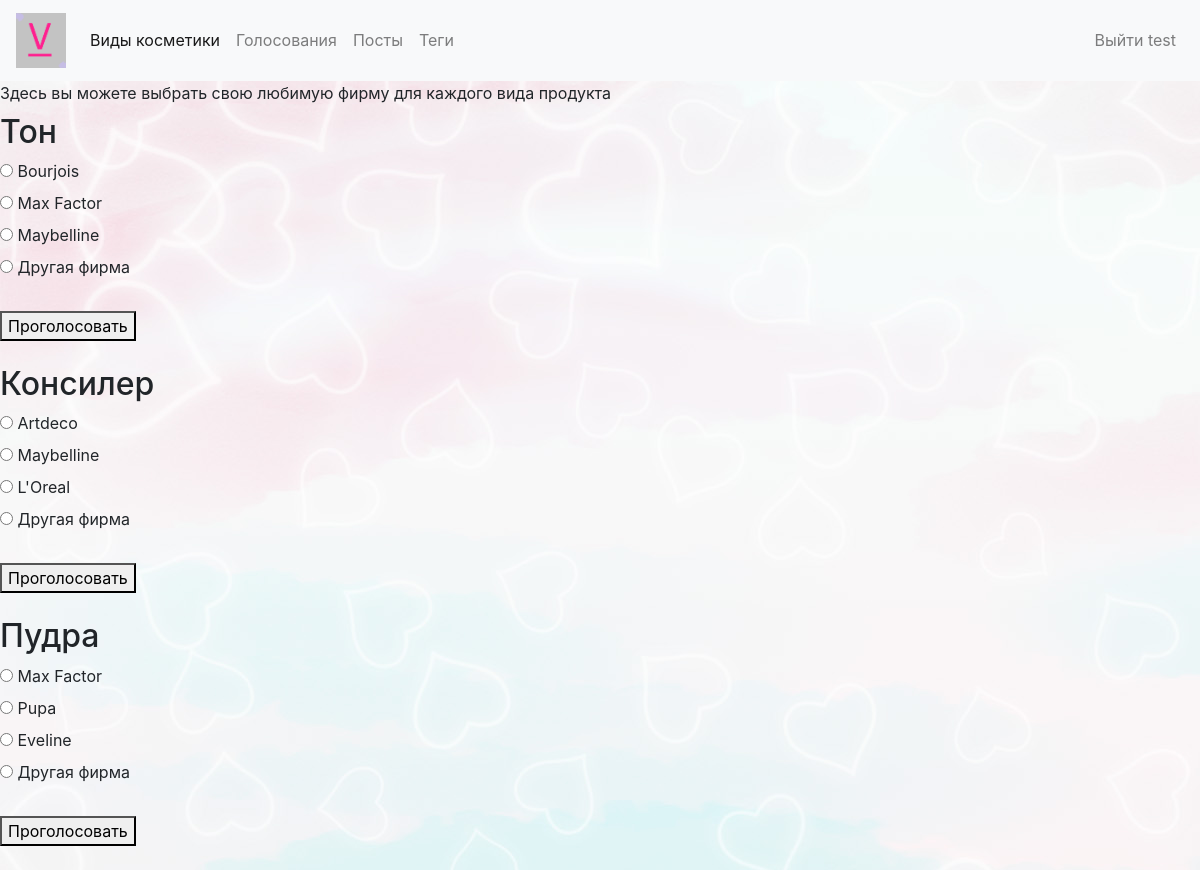
The app's page /makeup/decorpolls/ (signed in) with its own data.
### makeup/models.py (models this page shows, shortened)
class Decorative(models.Model):
    product_type= models.CharField(max_length=200)
    product_info = models.CharField(max_length=2000)
    budget=models.IntegerField()
    lux=models.IntegerField()
    pic=models.ImageField(default='')

class Fav(models.Model):
    decorative = models.ForeignKey(Decorative, on_delete=models.CASCADE)
    choice_text=models.CharField(max_length=200)
    votes = models.IntegerField(default=0)

### makeup/views.py (the view)
# urls.py: path('decorpolls/',views.DecorPollsView.as_view(), name='decor_polls'),
class DecorPollsView(generic.ListView):
    template_name = 'makeup/decor_polls.html'
    context_object_name = 'types_list'
    def get_queryset(self):
        return Decorative.objects.all()

### makeup/templates/makeup/decor_polls.html (shortened to what this page needs)
{% extends 'base.html' %}
{% load static %}
{% block content %}
{% if user.is_authenticated %}
<label>Здесь вы можете выбрать свою любимую фирму для каждого вида продукта </label>
{% for type in types_list %}
<h2>{{type.product_type}}</h2>
{% for choice in type.fav_set.all %}
    <input type="radio" name="roditel{{forloop.parentloop.counter}}" id="choice{{ forloop.parentloop.counter }}{{ forloop.counter }}" value="{{ choice.id }}">
    <label id="inf{{ forloop.parentloop.counter }}{{ forloop.counter }}">{{ choice.choice_text }}</label><br>
{% endfor %}
    <label id="vsego{{forloop.counter}}"></label><br>
    <button id="voting{{ forloop.counter }}">Проголосовать</button><br>
{% endfor %}
{% else %}
    <h5>Для голосования нужно войти на сайт или зарегестрироваться, если вы не зарегестрированы</h5>
{% endif %}
{% endblock content %}

### make_up_site/templates/base.html (shortened to what this page needs)
<!DOCTYPE html>
{% load static %}
<html lang="en">
<head>
  <link rel="stylesheet" href="{% static 'css/base.css' %}">
  <link rel="stylesheet" href="https://stackpath.bootstrapcdn.com/bootstrap/4.3.1/css/bootstrap.min.css">
</head>
<nav class="navbar navbar-expand-lg navbar-light bg-light">
  <a class="navbar-brand" href="{% url 'makeup:index' %}"><img src="/static/media/sitelogo.png" width=50px></a>
  <div class="collapse navbar-collapse" id="navbarSupportedContent">
    <ul class="navbar-nav mr-auto">
      <li class="nav-item active">
        <a class="nav-link" href="{% url 'makeup:types' %}">Виды косметики<span class="sr-only">(current)</span></a>
      </li>
      <li class="nav-item">
        <a class="nav-link" href="{% url 'makeup:polls' %}">Голосования</a>
      </li>
      <li class="nav-item">
        <a class="nav-link" href="{% url 'postapp:posts_list' %}">Посты</a>
      </li>
      <li class="nav-item">
        <a class="nav-link" href="{% url 'postapp:tags_list' %}">Теги</a>
      </li>
    </ul>
  </div>
  <ul class="navbar-nav mr-auto">
    {% if user.is_authenticated %}
    <li class="nav-item"><a class="nav-link" href=" {% url 'makeup:logout' %}">Выйти  {{user.username}} </a></li>
    {% else %}
    <li class="nav-item"><a class="nav-link" href=" {% url 'makeup:login' %}">Войти</a></li>
    <li class="nav-item"><a class="nav-link" href=" {% url 'makeup:register' %}">Регистрация</a></li>
    {% endif %}
  </ul>
</nav>
{% block content %}
{% endblock content %}
</body>
</html>

### records on screen
Decorative: product_type "Тон"
Fav: choice_text "Bourjois"
Fav: choice_text "Max Factor"
Fav: choice_text "Maybelline"
Fav: choice_text "Другая фирма"
Decorative: product_type "Консилер"
Fav: choice_text "Artdeco"
Fav: choice_text "Maybelline"
Fav: choice_text "L'Oreal"
Fav: choice_text "Другая фирма"
Decorative: product_type "Пудра"
Fav: choice_text "Max Factor"
Fav: choice_text "Pupa"
Fav: choice_text "Eveline"
Fav: choice_text "Другая фирма"

### other values on screen
{{ user.username }} "test"
